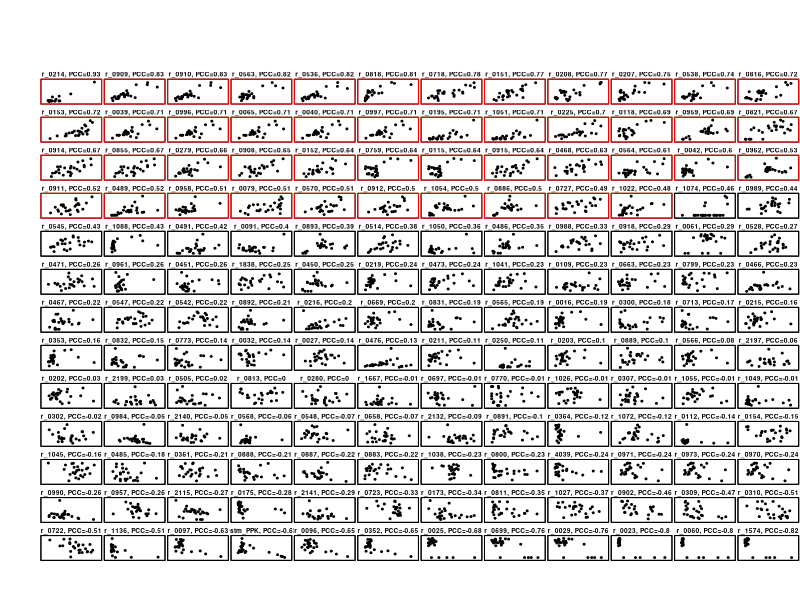

The R source for this figure:
fluxMat = read.csv('output/flux_expression_correlation_flux_mat_to_plot.csv')
expMat = read.csv('output/flux_expression_correlation_exp_mat_to_plot.csv')
sigInfo = read.csv('output/summary_table_reaction_information.csv')
pdf('figures/correlationPlots/merged.pdf',width = 8.5,height = 11)
par(mfrow=c(13,12),mar=c(0,0.1,1,0.1), oma = c(3,3,5,0))
for (i in 1:156){
  pcc = cor(expMat[,i], fluxMat[,i])
  txt = paste(colnames(expMat)[i],', PCC=', round(pcc,2),sep = '')
  col = ifelse(colnames(expMat)[i] %in% sigInfo$rxnID[sigInfo$correlated== 'Yes'],
               'red','black')
  xlim = c(min(expMat[,i]) - 0.1, max(expMat[,i]) + 0.1)
  ylim = c(min(fluxMat[,i]) - (0.1*max(fluxMat[,i])), max(fluxMat[,i])*1.1)
  
  plot(expMat[,i], fluxMat[,i],pch = 20,cex = 0.6,
       ylab="",yaxt="n", xlab="",xaxt="n",
       xlim = xlim, ylim = ylim
       )
  #lines(expMat[,i], predict(lm(fluxMat[,i]~expMat[,i])),col='grey', lty = 1)
  box(col=col)
  title(txt, line = 0.2, cex.main = 0.6)
}
dev.off()



